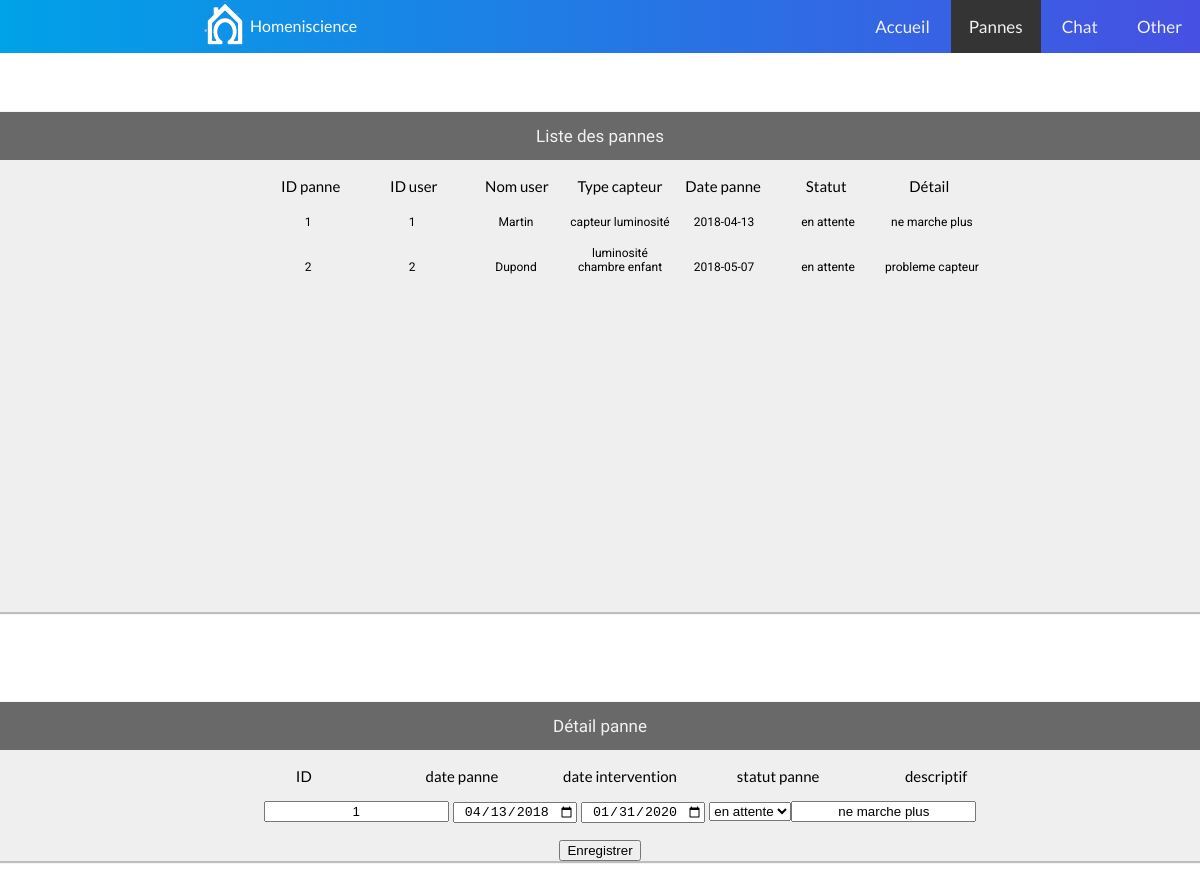
/page/support/panne/index/1, run on the app's committed database.
### tables this page shows
CREATE TABLE IF NOT EXISTS `panne` (
  `ID` int(11) NOT NULL AUTO_INCREMENT,
  `ID_equipement` int(11) NOT NULL,
  `ID_type_statut` int(11) NOT NULL,
  `date_panne` date NOT NULL,
  `date_intervention` date NOT NULL,
  `descriptif_panne` varchar(8000) NOT NULL,
  PRIMARY KEY (`ID`)
);

CREATE TABLE IF NOT EXISTS `utilisateur` (
  `ID` int(11) NOT NULL AUTO_INCREMENT,
  `ID_domicile` int(11) NOT NULL,
  `email` varchar(50) NOT NULL,
  `mot_de_passe` varchar(60) NOT NULL,
  `nom` varchar(50) NOT NULL,
  `prenom` varchar(50) NOT NULL,
  `adresse` varchar(50) NOT NULL,
  `numero_fixe` varchar(50) NOT NULL,
  `numero_mobile` varchar(50) NOT NULL,
  `ID_type_utilisateur` int(11) NOT NULL,
  `ID_langue` int(11) NOT NULL,
  `image` varchar(50) NOT NULL,
  `ID_theme` int(11) NOT NULL,
  `ID_mode_paiement` int(11) NOT NULL,
  PRIMARY KEY (`ID`)
);

CREATE TABLE IF NOT EXISTS `domicile` (
  `ID` int(11) NOT NULL AUTO_INCREMENT,
  `ID_utilisateur_principal` int(11) NOT NULL,
  `nom` varchar(50) NOT NULL,
  `nombre_pieces` int(11) NOT NULL,
  `superficie` int(11) NOT NULL,
  `ID_type_habitation` int(11) NOT NULL,
  `numero_habitation` char(5) NOT NULL,
  `rue` varchar(50) NOT NULL,
  `code_postal` char(5) NOT NULL,
  `pays` varchar(50) NOT NULL,
  `ID_confidentialite` int(11) NOT NULL,
  `ID_gestionnaire` int(11) NOT NULL,
  PRIMARY KEY (`ID`)
);

CREATE TABLE IF NOT EXISTS `equipement` (
  `ID` int(11) NOT NULL AUTO_INCREMENT,
  `ID_piece` int(11) NOT NULL,
  `ID_domicile` int(11) NOT NULL,
  `nom` varchar(50) NOT NULL,
  `ID_type_equipement` int(11) NOT NULL,
  PRIMARY KEY (`ID`)
);

CREATE TABLE IF NOT EXISTS `type_statut` (
  `ID` int(11) NOT NULL AUTO_INCREMENT,
  `nom_type` varchar(50) NOT NULL,
  PRIMARY KEY (`ID`)
);

### page/support/panne/index.php (called while the page is built)
<?php
require('support_modele.php');
try {
  $reponse = afficherPannes();
  $details = afficherDetails();
  $detailsType = afficherTypes();
  require('support_vue.php');
}catch (Exception $e) {
  echo 'Erreur : '.$e->getMessage();
}
?>

### page/support/panne/support_modele.php (called while the page is built, shortened)
<?php
try {
  $bdd = new PDO('mysql:host=localhost;dbname=homeniscience;charset=utf8', 'root', '');
} catch (Exception $e) {
  die('Erreur : '.$e->getMessage());
}
function afficherPannes() {
  global $bdd;
  $reponse = $bdd->query('SELECT *,
    equipement.nom AS nom_equipement,
    utilisateur.nom AS nom_utilisateur
    FROM panne
    INNER JOIN type_statut ON panne.ID_type_statut = type_statut.ID
    INNER JOIN equipement ON panne.ID_equipement = equipement.ID
    INNER JOIN piece ON equipement.ID_piece = piece.ID
    INNER JOIN domicile ON piece.ID_domicile = domicile.ID
    INNER JOIN utilisateur on domicile.ID_utilisateur_principal = utilisateur.ID');
    return $reponse;
  }
  function afficherDetails() {
    global $bdd;
    $reponse = $bdd->prepare('SELECT *,
      panne.ID AS panne_ID
      FROM panne
      INNER JOIN type_statut
      ON panne.ID_type_statut = type_statut.ID
      WHERE panne.ID = ?');
      $reponse->execute(array($_GET['id']));
      return $reponse;
    }
    function afficherTypes() {
      global $bdd;
      $reponse = $bdd->query('SELECT * FROM type_statut');
      return $reponse;
    }
    ?>

### page/support/panne/support_vue.php (the view, shortened to what this page needs)
<!DOCTYPE html>
<html>
<head>
  <link rel="stylesheet" href="/homeniscience/page/support/panne/support.css">
</head>
<?php require('../header2.php'); ?>
<br>
<body>
  <div class="container">
    <div class="column">
      <article class="main">
        <a class="probleme">Liste des pannes</a>
        <ul class="liste">
          <li>ID panne</li>
          <li>ID user</li>
          <li>Nom user</li>
          <li>Type capteur</li>
          <li>Date panne</li>
          <li>Statut</li>
          <li>Détail</li>
        </ul>
        <?php
        while ($donnees = $reponse->fetch()) {
          echo '<a href="/homeniscience/page/support/panne/index/'.$donnees['ID'].'#detail">';
          echo '<ul class="listepanne">';
          echo '<li>'.$donnees['ID'].'</li> ';
          echo '<li>'.$donnees['ID_utilisateur_principal'].'</li> ';
          echo '<li>'.$donnees['nom_utilisateur'].'</li> ';
          echo '<li>'.$donnees['nom_equipement'].'</li> ';
          echo '<li>'.$donnees['date_panne'].'</li> ';
          echo '<li>'.$donnees['nom_type'].'</li> ';
          echo '<li>'.$donnees['descriptif_panne'].'</li> ';
          echo '</ul>';
          echo '</a>';
        }
        ?>
      </article>
    </div>
  </div>
  <div class="container">
    <div class="column">
      <article id="detail">
        <a class="probleme" href="#">Détail panne</a>
        <ul class="listeDetail">
          <li>ID</li>
          <li>date panne</li>
          <li>date intervention</li>
          <li>statut panne</li>
          <li>descriptif</li>
        </ul>
        <form class="" action="/homeniscience/page/support/panne/form_edit_pannes.php" method="post">
          <?php
          while ($donnees = $details->fetch()) {
            echo '<ul class="listepanne"> ';
            echo '<input type="text" name="ID" value="'.$donnees['panne_ID'].'"> ';
            echo '<input type="date" name="date_panne" value="'.$donnees['date_panne'].'"> ';
            echo '<input type="date" name="date_intervention" value="'.$donnees['date_intervention'].'"> ';
            echo '<select name="ID_statut">';
            while ($donneesType = $detailsType->fetch()) {
              if($donneesType['ID'] == $donnees['ID_type_statut']) {
                echo'<option value="'.$donneesType['ID'].'" selected>'.$donneesType['nom_type'].'</option>';
              }else {
                echo'<option value="'.$donneesType['ID'].'">'.$donneesType['nom_type'].'</option>';
              }
            }
            echo '</select>';
            echo '<input type="text" name="descriptif" value="'.$donnees['descriptif_panne'].'"> ';
            echo '</ul> ';
          }
          ?>
          <input type="submit" name="" value="Enregistrer">
        </form>
      </article>
    </div>
  </div>
</body>
</html>

### page/support/panne/support.css (style rules this page uses)
html,body { background: white; }
div.container { display: flex; flex-direction: row; background-color: white; align-content: flex-start; text-align: center; justify-content:center; width: 100%; z-index: -1; margin-bottom: 50px; }
div.column { display: flex; align-content: flex-start; flex-direction: column; background-color: white; width:100%; }
article { display: inline-block; background-color:#1111; margin: 40px 40px 00px 0px; box-shadow: 1px 1px 1px 1px #BEBEBE; width:100%; overflow:hidden; }
article.main { height:500px; }
div.container a.probleme { display:block; color: #f2f2f2; text-align: center; padding: 14px 16px; text-decoration: none; font-size: 17px; overflow: hidden; }
div.container a { text-decoration: none; color: #000; }
a.probleme { background-color: #696969; font-family: 'Comfortaa'; color:white; }
.liste { list-style-type: none; font-family: 'Lato'; }
.liste li { display: inline-block; font-size: 15px; width: 100px; }
.listepanne { list-style-type: none; font-family: 'Roboto'; }
.listepanne li { display: inline-block; font-size: 12px; width:100px; }
.listeDetail { list-style-type: none; font-family: 'Lato'; }
.listeDetail li { display: inline-block; font-size: 15px; width: 155px; }
.listepanne input { text-align: center; }

### support/header2.php (style rules this page uses)
body { margin: 0; font-family: 'Lato', Helvetica, sans-serif; }

### data on the page
panne: utilisateur.ID "1", domicile.ID_utilisateur_principal "1", utilisateur.nom "Martin", ID_equipement.nom "capteur luminosité", date_panne "2018-04-13", ID_type_statut.nom_type "en attente", descriptif_panne "ne marche plus", ID "1", date_panne "04/13/2018", date_intervention "01/31/2020", descriptif "ne marche plus"
panne: utilisateur.ID "2", domicile.ID_utilisateur_principal "2", utilisateur.nom "Dupond", ID_equipement.nom "luminosité chambre enfant", date_panne "2018-05-07", ID_type_statut.nom_type "en attente", descriptif_panne "probleme capteur"

### other printed values
form field ID_statut "en attente"
